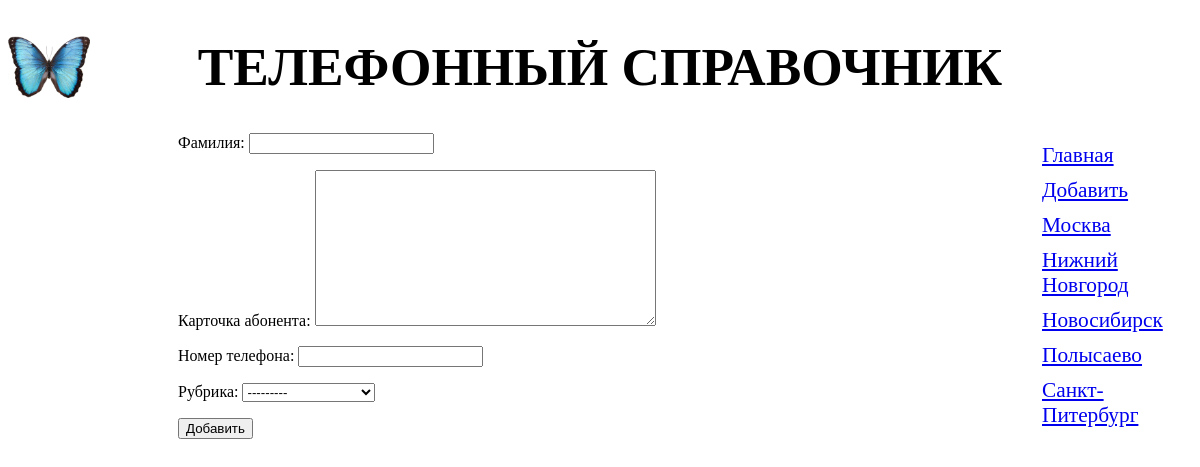
The page /telefon/add/ on the database its author committed.
### telefon/models.py (models this page shows)
class Rubric(models.Model):
    name = models.CharField(max_length=30, db_index=True,
                            verbose_name='Город')
    def __str__(self):
        return self.name
    class Meta:
        verbose_name_plural = 'Города'
        verbose_name = 'Город'
        ordering = ['name']

### telefon/views.py (the view)
# urls.py: path('add/',TtCreateView.as_view(), name='add'),
class TtCreateView(CreateView):
    template_name = 'telefon/create.html'
    form_class = TtForm
    success_url = reverse_lazy('index')
    def get_context_data(self, **kwargs):
        context = super().get_context_data(**kwargs)
        context['rubrics'] = Rubric.objects.all()
        return context

### telefon/forms.py
class TtForm(ModelForm):
    class Meta:
        model = Tt
        fields = ('family', 'content', 'nomer', 'rubric')

### templates/telefon/create.html (shortened to what this page needs)
{% extends 'layout/basic.html' %}
{% block content %}
<form method="post">
     {{ form.as_p }}
     <input type="submit" value="Добавить">
    </form>
{% endblock %}

### templates/layout/basic.html (shortened to what this page needs)
{% load static %}
<!DOCTYPE html>
<html lang="en">
<head>
    <link rel="stylesheet" type="text/css"
          href="{% static 'telefon/style.css' %}">
</head>
<body>
    <header>
            <h1>Телефонный справочник</h1>
    </header>
    <nav>
        <a href="{% url 'index' %}">Главная</a>
        <a href="{% url 'add' %}">Добавить</a>
        {% for rubric in rubrics %}
        <a href="{% url 'by_rubric' rubric.pk %}">
            {{ rubric.name }}</a>
        {% endfor %}
    </nav>
    <section>
        {% block content %}
        {% endblock %}
    </section>
</body>
</html>

### telefon/static/telefon/style.css (style rules this page uses)
header h1 { font-size: 40pt; text-transform: uppercase; text-align: center; background: url("bg.jpg") left / auto 100% no-repeat; }
nav { font-size: 16pt; width: 150px; float: right; }
nav a { display: block; margin: 10px 0px; }
section { margin-left: 170px; }

### rows shown on the page
Rubric: name "Москва"
Rubric: name "Нижний Новгород"
Rubric: name "Новосибирск"
Rubric: name "Полысаево"
Rubric: name "Санкт-Питербург"
